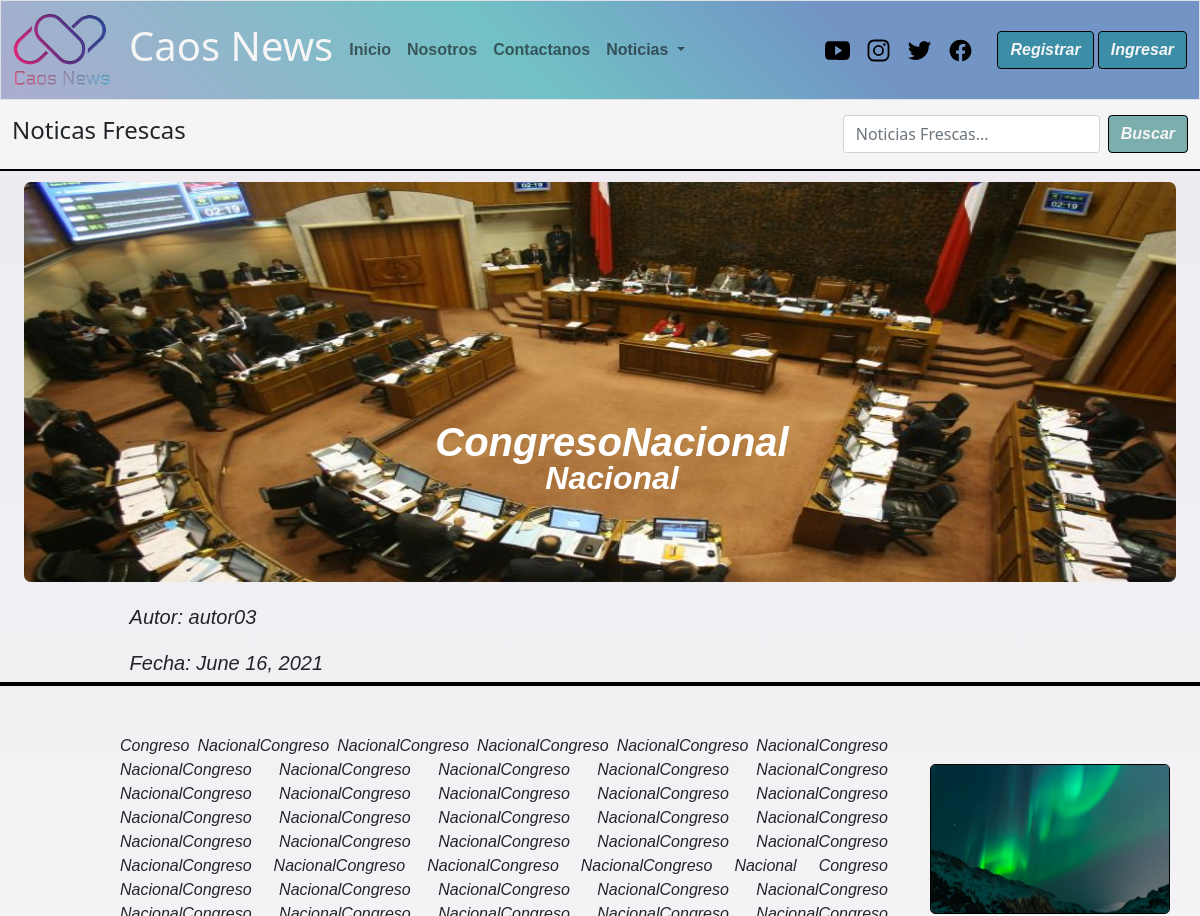
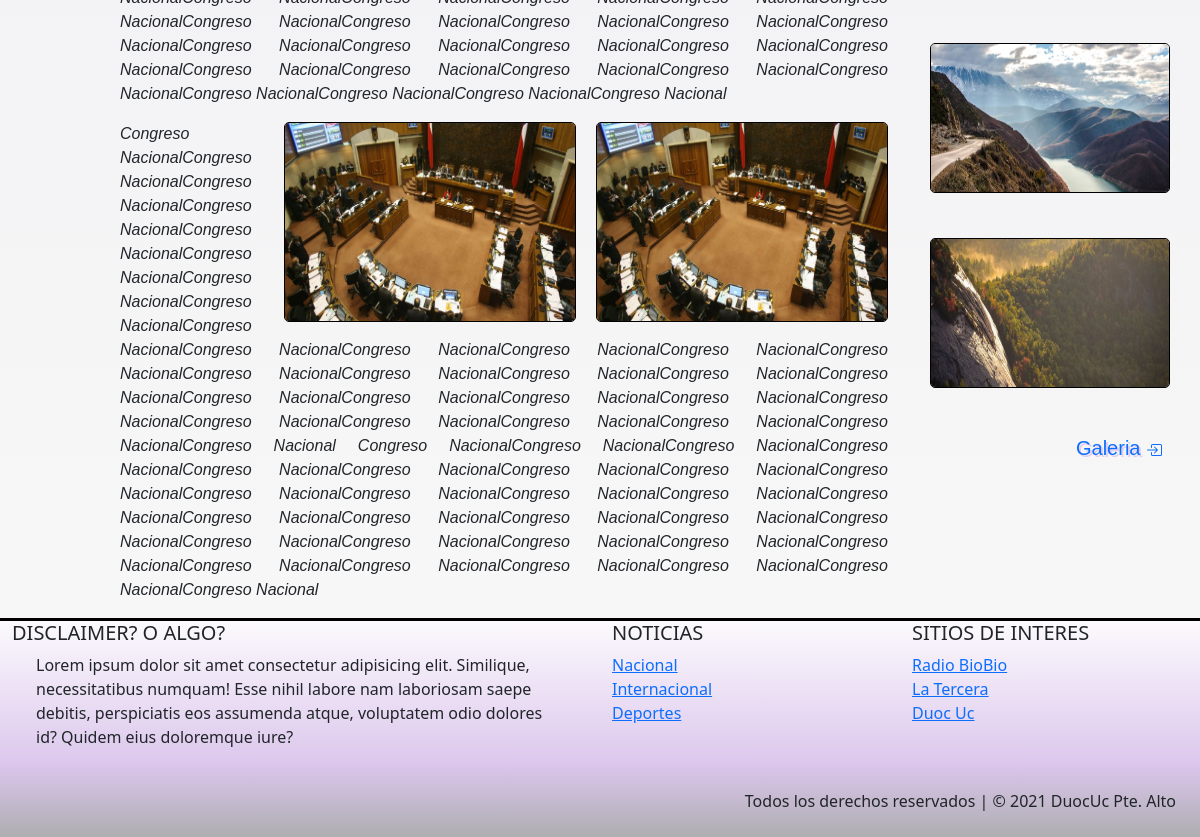
/noticia/CongresoNacional/, run on the app's committed database (2 pictures, top to bottom).
### caos_news/models.py (models this page shows, shortened)
class Noticia(models.Model):
    nombre_not = models.CharField(primary_key= True, max_length=50)
    fecha_not = models.DateField(default=datetime.date.today)
    redac =  models.TextField()
    img_not = models.ImageField(upload_to='noticias',null=True)
    publicar = models.BooleanField(default=False)
    comentario = models.TextField(null=True,default='Sin observaciones')
    autor = models.ForeignKey(User,null=True, on_delete=models.CASCADE)
    categoria = models.ForeignKey(Categoria, on_delete=models.CASCADE)

class Categoria(models.Model):
    cod_catg = models.IntegerField(primary_key=True)
    nombre_catg = models.CharField(max_length=50)
    def __str__(self):
        return self.nombre_catg

class Galeria(models.Model):
    cod_img = models.AutoField(primary_key=True)
    imagen = models.ImageField(upload_to='galeria',null=True)
    not_gal = models.ForeignKey(Noticia, null=True, on_delete=models.CASCADE)

### caos_news/views.py (the view)
# urls.py: path('noticia/<id>/',noticias,name='noti'),
def noticias(request,id):
    categoria = Categoria.objects.all()
    try:
        noti = Noticia.objects.get(nombre_not=id)
        gale = Galeria.objects.filter(not_gal=noti)[:3]
        link_g= Galeria.objects.filter(not_gal=noti)[1]
        contexto = {"noticia":noti,"categorias":categoria,"galeria":gale,"link":link_g}
        return render(request, "noticia.html",contexto)
    except:
        contexto ={"noticia":"No existe esa Noticia","categorias":categoria}
        return render(request,"Noticia.html",contexto)

### caos_news/templates/Noticia.html (shortened to what this page needs)
{% extends 'base.html' %}
{%load static%}
{% block link_activos %}
<ul class="navbar-nav me-auto mb-2 mb-lg-0">
    <li class="nav-item">
        <a class="nav-link" aria-current="page" href="{% url 'index'%}">Inicio</a>
    </li>
    {% if user.is_authenticated %}
    <li class="nav-item">
        <a class="nav-link" href="{% url 'enviar_n' %}">Subir noticia</a>
    </li>
    <li class="nav-item">
        <a class="nav-link" href="{% url 'mis_notis' %}">Mis Noticias</a>
    </li>
    {% else %}
    <li class="nav-item">
        <a class="nav-link" href="{% url 'nos' %}">Nosotros</a>
    </li>
    <li class="nav-item">
        <a class="nav-link" href="{% url 'contac' %}">Contactanos</a>
    </li>
    {% endif %}
    <li class="nav-item dropdown">
        <a class="nav-link dropdown-toggle" href="#" id="navbarDropdown" role="button" data-bs-toggle="dropdown"
            aria-expanded="false">
            Noticias
        </a>
    </li>
    {% endblock link_activos %}
    {% block contenido %}
    <main>
        <nav class="navbar sticky-top" id="barra-busqueda">
            <div class="container-fluid ">
                <span class="navbar-text">
                    {% if user.is_authenticated %}
                    <h4> Bienvenido(a) {{user.first_name}} {{user.last_name}} </h4>
                    {% else %}
                    <h4>Noticas Frescas</h4>
                    {% endif %}
                </span>
                <form class="d-flex" method="POST" action="{% url 'filter_d'%}">
                    <input class="form-control me-2" type="search" placeholder="Noticias Frescas..." name="txtbusqueda"
                        aria-label="Search">
                    <button id="boton" class="btn btn-outline" type="submit">Buscar</button>
                </form>
            </div>
        </nav>
        <section class="container-fluid bg-news">
            <div class="container-fluid" id="banner-noti">
                <div>
                    <img src="{{noticia.img_not.url}}" alt="">
                    <div>
                        <h1>{{noticia.nombre_not}}</h1>
                    </div>
                    <div>
                        <h2>{{noticia.categoria}}</h2>
                    </div>
                </div>
            </div>
            <div id="autor" class="container-fluid">
                <div>
                    <p>Autor: {{noticia.autor}}</p>
                </div>
                <div>
                    <span>Fecha: {{noticia.fecha_not}}</span>
                </div>
            </div>
        </section>
        <section class="container-fluid mt-5">
            <div class="row">
                <div class="col-9" id="txt-news1">
                    <div>
                        <p>
                            {{noticia.redac}}
                            {{noticia.redac}}
                        </p>
                        <a href="{{noticia.img_not.url}}" data-fancybox data-caption="Autor - Imagen 04">
                            <img src="{{noticia.img_not.url}}" alt="" />
                        </a>
                        <a href="{{noticia.img_not.url}}" data-fancybox data-caption="Autor - Imagen 01">
                            <img src="{{noticia.img_not.url}}" alt="" />
                        </a>
                    </div>
                    <div>
                        <p>
                            {{noticia.redac}}
                            {{noticia.redac}}
                        </p>
                    </div>
                </div>
                <div class="col-3" id="gal-news1">
                    {% for x in galeria %}
                    <a href="{{x.imagen.url}}" data-fancybox="gall-new1" data-caption="Autor - Imagen {{x.cod_img}}">
                        <img src="{{x.imagen.url}}" alt="" />
                    </a>
                    {% endfor %}
                    <div style="text-align: end;">
                        <a href="{% url 'gal' link.not_gal.nombre_not %}">
                            <p>Galeria </p>
                        </a>
                    </div>
                </div>
            </div>
        </section>
    </main>
    {% endblock contenido %}
    {% block categorias %}
    {% for x in categorias %}
    <li><a href="{% url 'categ' x.nombre_catg %}">{{x.nombre_catg}}</a></li>
    {% endfor %}
    {% endblock categorias %}

### data on the page
Noticia: img_not (picture), nombre_not "CongresoNacional", categoria "Nacional", autor "autor03", fecha_not "June 16, 2021", redac "Congreso NacionalCongreso NacionalCongreso NacionalCongreso NacionalCongreso NacionalCongreso NacionalCongreso NacionalCongreso NacionalCongreso NacionalCongreso NacionalCongreso NacionalCongreso NacionalCongreso NacionalCongreso NacionalCongreso NacionalCongreso NacionalCongreso NacionalCongreso NacionalCongreso NacionalCongreso NacionalCongreso NacionalCongreso NacionalCongreso NacionalCongreso NacionalCongreso NacionalCongreso NacionalCongreso NacionalCongreso NacionalCongreso NacionalCongreso Nacional"
Galeria: imagen (picture)
Galeria: imagen (picture)
Galeria: imagen (picture)
Categoria: nombre_catg "Nacional"
Categoria: nombre_catg "Internacional"
Categoria: nombre_catg "Deportes"
